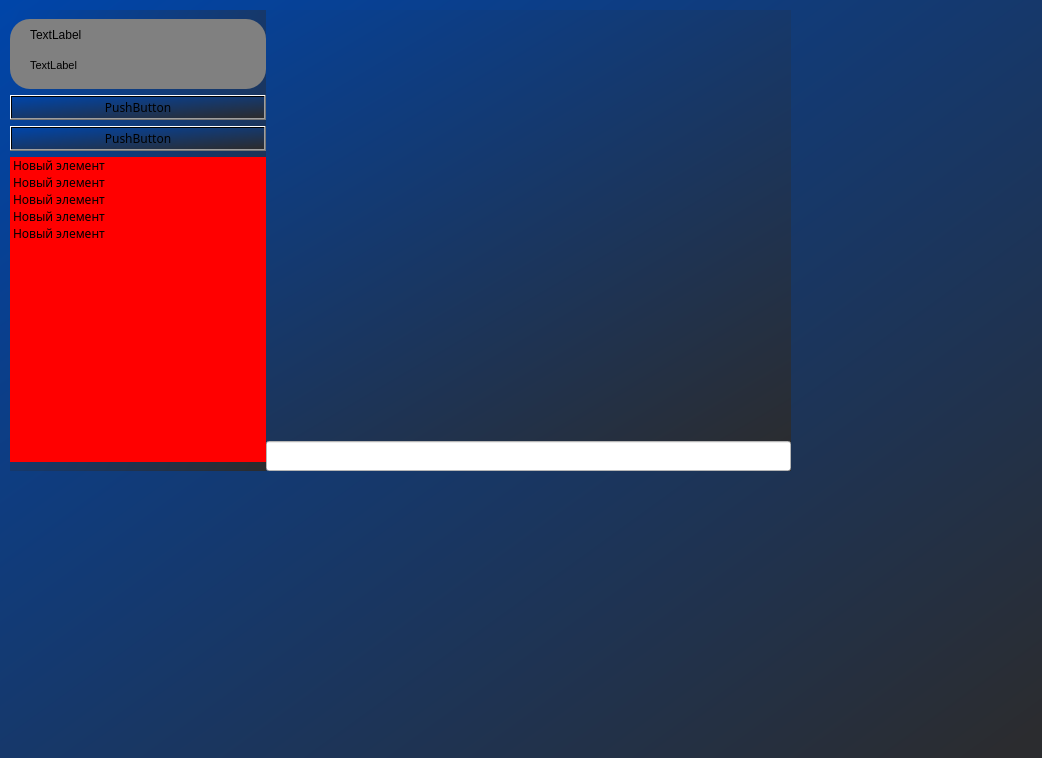
<?xml version="1.0" encoding="UTF-8"?>
<ui version="4.0">
 <class>Form</class>
 <widget class="QWidget" name="Form">
  <property name="geometry">
   <rect>
    <x>0</x>
    <y>0</y>
    <width>1042</width>
    <height>758</height>
   </rect>
  </property>
  <property name="font">
   <font>
    <family>Miriam CLM</family>
   </font>
  </property>
  <property name="windowTitle">
   <string>Form</string>
  </property>
  <property name="autoFillBackground">
   <bool>false</bool>
  </property>
  <property name="styleSheet">
   <string notr="true">background:qlineargradient(spread:pad, x1:0, y1:0, x2:1, y2:1, stop:0 rgba(0, 69, 169, 255), stop:0.977273 rgba(43, 44, 47, 255))</string>
  </property>
  <widget class="QWidget" name="horizontalLayoutWidget">
   <property name="geometry">
    <rect>
     <x>10</x>
     <y>10</y>
     <width>781</width>
     <height>461</height>
    </rect>
   </property>
   <layout class="QHBoxLayout" name="horizontalLayout">
    <property name="spacing">
     <number>0</number>
    </property>
    <item>
     <widget class="QWidget" name="QWidget" native="true">
      <property name="autoFillBackground">
       <bool>false</bool>
      </property>
      <layout class="QVBoxLayout" name="verticalLayout_3">
       <property name="leftMargin">
        <number>0</number>
       </property>
       <property name="rightMargin">
        <number>0</number>
       </property>
       <item>
        <widget class="QGroupBox" name="groupBox">
         <property name="sizePolicy">
          <sizepolicy hsizetype="Preferred" vsizetype="Minimum">
           <horstretch>9</horstretch>
           <verstretch>1</verstretch>
          </sizepolicy>
         </property>
         <property name="maximumSize">
          <size>
           <width>16777215</width>
           <height>70</height>
          </size>
         </property>
         <property name="styleSheet">
          <string notr="true">background:grey; border-radius: 20px;</string>
         </property>
         <property name="flat">
          <bool>true</bool>
         </property>
         <widget class="QWidget" name="verticalLayoutWidget_2">
          <property name="geometry">
           <rect>
            <x>20</x>
            <y>0</y>
            <width>211</width>
            <height>61</height>
           </rect>
          </property>
          <layout class="QVBoxLayout" name="verticalLayout_4">
           <property name="spacing">
            <number>0</number>
           </property>
           <property name="sizeConstraint">
            <enum>QLayout::SetDefaultConstraint</enum>
           </property>
           <item>
            <widget class="QLabel" name="label_2">
             <property name="font">
              <font>
               <pointsize>9</pointsize>
              </font>
             </property>
             <property name="text">
              <string>TextLabel</string>
             </property>
             <property name="margin">
              <number>5</number>
             </property>
            </widget>
           </item>
           <item>
            <widget class="QLabel" name="label">
             <property name="font">
              <font>
               <pointsize>8</pointsize>
              </font>
             </property>
             <property name="text">
              <string>TextLabel</string>
             </property>
             <property name="margin">
              <number>8</number>
             </property>
            </widget>
           </item>
          </layout>
         </widget>
        </widget>
       </item>
       <item>
        <layout class="QVBoxLayout" name="verticalLayout">
         <item>
          <widget class="QPushButton" name="pushButton_3">
           <property name="text">
            <string>PushButton</string>
           </property>
          </widget>
         </item>
         <item>
          <widget class="QPushButton" name="pushButton_2">
           <property name="text">
            <string>PushButton</string>
           </property>
          </widget>
         </item>
        </layout>
       </item>
       <item>
        <widget class="QListWidget" name="listWidget_2">
         <property name="sizePolicy">
          <sizepolicy hsizetype="Minimum" vsizetype="Expanding">
           <horstretch>0</horstretch>
           <verstretch>0</verstretch>
          </sizepolicy>
         </property>
         <property name="minimumSize">
          <size>
           <width>10</width>
           <height>20</height>
          </size>
         </property>
         <property name="styleSheet">
          <string notr="true">background:red;</string>
         </property>
         <property name="frameShape">
          <enum>QFrame::NoFrame</enum>
         </property>
         <property name="frameShadow">
          <enum>QFrame::Sunken</enum>
         </property>
         <property name="lineWidth">
          <number>0</number>
         </property>
         <property name="midLineWidth">
          <number>3</number>
         </property>
         <property name="horizontalScrollBarPolicy">
          <enum>Qt::ScrollBarAsNeeded</enum>
         </property>
         <property name="sizeAdjustPolicy">
          <enum>QAbstractScrollArea::AdjustIgnored</enum>
         </property>
         <property name="autoScroll">
          <bool>true</bool>
         </property>
         <property name="tabKeyNavigation">
          <bool>false</bool>
         </property>
         <property name="dragEnabled">
          <bool>false</bool>
         </property>
         <property name="dragDropOverwriteMode">
          <bool>false</bool>
         </property>
         <property name="dragDropMode">
          <enum>QAbstractItemView::NoDragDrop</enum>
         </property>
         <property name="defaultDropAction">
          <enum>Qt::TargetMoveAction</enum>
         </property>
         <property name="alternatingRowColors">
          <bool>false</bool>
         </property>
         <property name="selectionMode">
          <enum>QAbstractItemView::SingleSelection</enum>
         </property>
         <property name="selectionBehavior">
          <enum>QAbstractItemView::SelectItems</enum>
         </property>
         <property name="iconSize">
          <size>
           <width>10</width>
           <height>20</height>
          </size>
         </property>
         <property name="textElideMode">
          <enum>Qt::ElideRight</enum>
         </property>
         <property name="verticalScrollMode">
          <enum>QAbstractItemView::ScrollPerItem</enum>
         </property>
         <property name="movement">
          <enum>QListView::Static</enum>
         </property>
         <property name="flow">
          <enum>QListView::TopToBottom</enum>
         </property>
         <property name="isWrapping" stdset="0">
          <bool>false</bool>
         </property>
         <property name="resizeMode">
          <enum>QListView::Fixed</enum>
         </property>
         <property name="layoutMode">
          <enum>QListView::SinglePass</enum>
         </property>
         <property name="spacing">
          <number>0</number>
         </property>
         <property name="viewMode">
          <enum>QListView::ListMode</enum>
         </property>
         <property name="modelColumn">
          <number>0</number>
         </property>
         <property name="uniformItemSizes">
          <bool>false</bool>
         </property>
         <property name="batchSize">
          <number>61</number>
         </property>
         <property name="wordWrap">
          <bool>false</bool>
         </property>
         <property name="selectionRectVisible">
          <bool>false</bool>
         </property>
         <item>
          <property name="text">
           <string>Новый элемент</string>
          </property>
          <property name="icon">
           <iconset>
            <normaloff>:/newPrefix/logo3.png</normaloff>:/newPrefix/logo3.png</iconset>
          </property>
         </item>
         <item>
          <property name="text">
           <string>Новый элемент</string>
          </property>
         </item>
         <item>
          <property name="text">
           <string>Новый элемент</string>
          </property>
         </item>
         <item>
          <property name="text">
           <string>Новый элемент</string>
          </property>
         </item>
         <item>
          <property name="text">
           <string>Новый элемент</string>
          </property>
         </item>
        </widget>
       </item>
      </layout>
     </widget>
    </item>
    <item>
     <layout class="QVBoxLayout" name="verticalLayout_2">
      <property name="spacing">
       <number>0</number>
      </property>
      <property name="topMargin">
       <number>6</number>
      </property>
      <property name="rightMargin">
       <number>0</number>
      </property>
      <property name="bottomMargin">
       <number>0</number>
      </property>
      <item>
       <widget class="QListWidget" name="listWidget">
        <property name="styleSheet">
         <string notr="true">background: rgba(0,0,0,0.0);border-style: none; </string>
        </property>
       </widget>
      </item>
      <item>
       <widget class="QLineEdit" name="lineEdit">
        <property name="sizePolicy">
         <sizepolicy hsizetype="Expanding" vsizetype="Fixed">
          <horstretch>0</horstretch>
          <verstretch>45</verstretch>
         </sizepolicy>
        </property>
        <property name="minimumSize">
         <size>
          <width>0</width>
          <height>30</height>
         </size>
        </property>
        <property name="mouseTracking">
         <bool>false</bool>
        </property>
        <property name="styleSheet">
         <string notr="true">background:white;borde:1px;</string>
        </property>
       </widget>
      </item>
     </layout>
    </item>
   </layout>
  </widget>
 </widget>
 <resources/>
 <connections/>
</ui>
